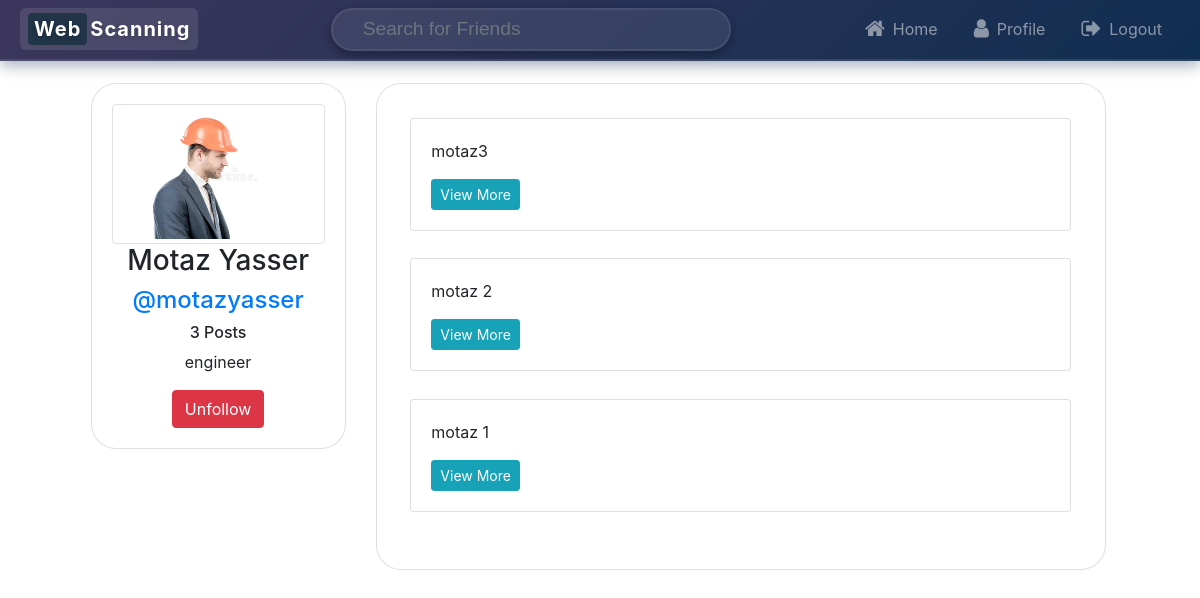
/user/motazyasser/ (signed in), run on the app's committed database.
### core/models.py (models this page shows, shortened)
class User(AbstractUser):
    profile_pic = models.ImageField(default='profile_pics/default.jpg',upload_to='profile_pics')
    bio = models.TextField(null = True ,max_length=500,blank=True,default='')
    def get_num_posts(self):
        return Post.objects.filter(user=self).count()
    def is_following(self, user_B):
        count = Friends.objects.filter(user_A = self , user_B = user_B).count()
        if count > 0:
            return True
        else:
            return False

class Post(models.Model):
    user = models.ForeignKey(User, on_delete=models.CASCADE)
    caption = models.TextField(max_length=600 , null=False)
    date = models.DateTimeField(auto_now_add=True)
    target_url = models.URLField(default="https://example.com")
    description = models.TextField(blank=True, null=True)

### core/views.py (the view)
# urls.py: path('user/<str:username>/', FriendProfile.as_view(), name='friend_profile_page'),
@method_decorator(login_required(login_url='login_page'), name='dispatch')
class FriendProfile(ListView):
    model = Post
    template_name = 'friend_profile.html'
    paginate_by = 5
    def get(self, *args, **kwargs):
        friend_username = self.kwargs['username'] # usernmae in url line
        logged_in_username = self.request.user.username
        if friend_username == logged_in_username:
            return redirect('profile_page')
        else:
            return super(FriendProfile, self).get( *args, **kwargs)
    def get_context_data(self, **kwargs):
        context = super().get_context_data(**kwargs)
        friend_username = self.kwargs['username'] # usernmae in url line
        friend = User.objects.get(username=friend_username) # to get the user from database
        context['friend'] = friend
        is_following  = self.request.user.is_following(friend)
        context['is_following'] = is_following
        return context
    def get_queryset(self):
        friend_username = self.kwargs['username'] # usernmae in url line
        friend = User.objects.get(username=friend_username) # to get the user from database
        return Post.objects.filter(user = friend).order_by('-date')

### Templates/friend_profile.html (shortened to what this page needs)
{%  extends 'base.html' %}
{% load crispy_forms_tags %}
{% block navbar %}
{%  include 'navbar.html' %}
{% endblock navbar %}
{% block content %}
<div class="row" style="margin-top:2%;">
    <div class="col-md-3" style="margin-left:4%; text-align: center;">
        <div class="card card-body" style="border-radius:25px;">
            <img class="img-fluid img-thumbnail"  src="{{friend.profile_pic.url}}" >
            <h3 >{{friend.first_name}} {{friend.last_name}}</h3>
            <a href="#"><h4 >@{{friend.username}}</h4></a>
            <h6>{{friend.get_num_posts}} Posts</h6>
            <p>{{friend.bio}}</p>
            {% if is_following %}
            <a href="/unfollow/{{friend.id}}">             <button type="button" class="btn btn-danger">Unfollow</button>            </a>
            {%  else %}
            <a href="/follow/{{friend.id}}">             <button type="button" class="btn btn-success">Follow</button>            </a>
            {% endif %}
        </div>
    </div>
    <div class="col-md-8" >
        <div class="card card-body"style="border-radius:25px; min-height:100%;">
                {% for post in object_list %}
                <div class="card" style="margin: 2%;">
                    <div class="card-body">
                        <p class="card-text">{{post.caption}}</p>
                        <a href="{% url 'post_brief' post.id %}" class="btn btn-info btn-sm">View More</a>
                    </div>
                </div>
                {% endfor %}
        </div>
        <br>
    </div>
</div>
{% endblock content %}

### data on the page
User: profile_pic (picture), first_name "Motaz", last_name "Yasser", username "motazyasser", get_num_posts "3", bio "engineer"
Post: caption "motaz3"
Post: caption "motaz 2"
Post: caption "motaz 1"
